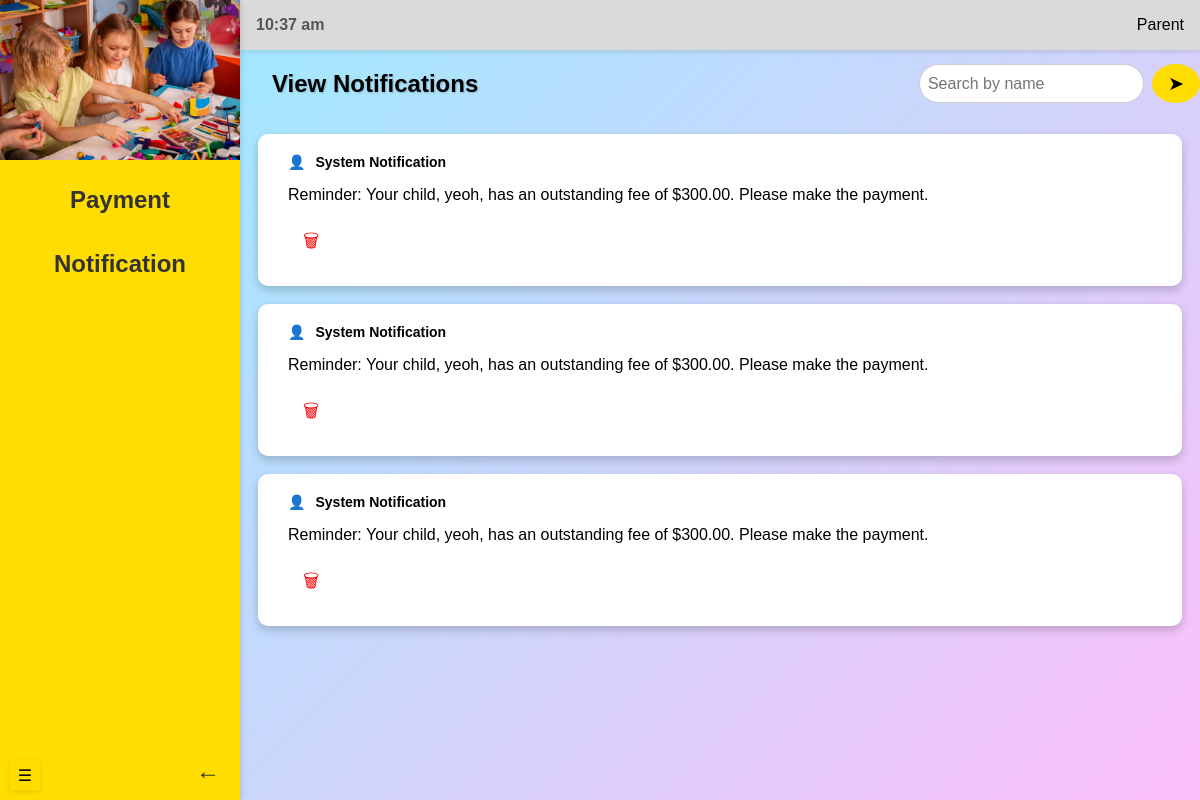
The page /parent/notification (signed in) on the database as committed earlier.
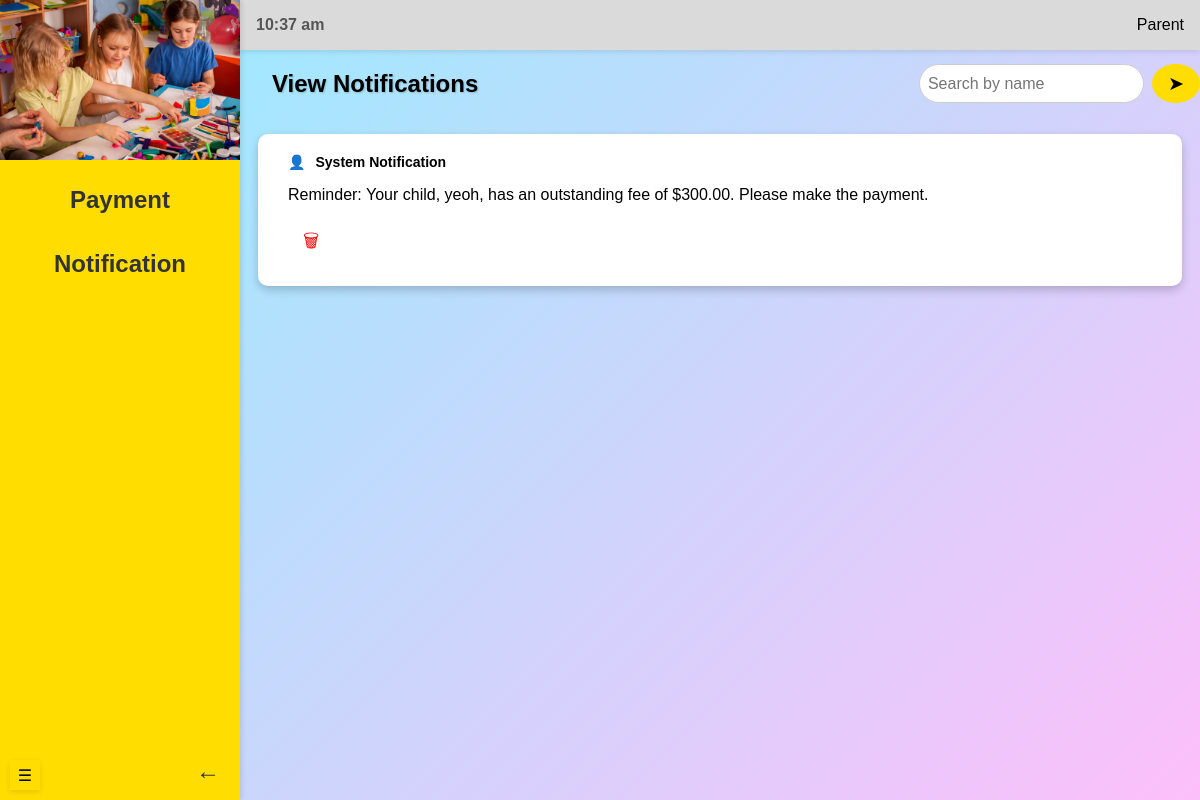
The same page on the database as committed later.
### models.py (models this page shows)
class Notification(db.Model):
    __tablename__ = 'notifications'
    id = db.Column(db.Integer, primary_key=True, autoincrement=True)
    user_id = db.Column(db.Integer, db.ForeignKey('users.id'), nullable=False)
    message = db.Column(db.String(255), nullable=False)

### routes/parent_routes.py (the view)
@parent_blueprint.route("/notification")
@login_required
def notification():
    notifications = Notification.query.filter_by(user_id=current_user.id).all()
    return render_template("notifications.html", notifications=notifications)

### app.py (called while the page is built)
@login_manager.user_loader
def load_user(user_id):
    return User.query.get(int(user_id))

### templates/notifications.html (shortened to what this page needs)
{% extends "parentBase.html" %}
{% block header %}
<link rel="stylesheet" href="{{ url_for('static', filename='notifications.css') }}">
{% endblock %}
{% block content %}
<section class="content">
    <div class="header-container">
        <h1>View Notifications</h1>
        <div class="search-bar">
            <input type="text" placeholder="Search by name">
            <button>&#x27A4;</button>
        </div>
    </div>
    {% if notifications %}
        {% for notification in notifications %}
        <div class="container">
            <div class="notification-header">
                <div class="sender">
                    &#128100; <strong>System Notification</strong>
                </div>
            </div>
            <p>{{ notification.message }}</p>
            <div class="notification-actions">
                <button class="delete-btn" data-id="{{ notification.id }}">&#128465;</button>
            </div>
        </div>
        <br>
        {% endfor %}
    {% else %}
        <p>No new notifications.</p>
    {% endif %}
</section>
{% endblock %}

Rows that differ between the two databases and show on the page:
removed Notification: message "Reminder: Your child, yeoh, has an outstanding fee of $300.00. Please make the payment."
removed Notification: message "Reminder: Your child, yeoh, has an outstanding fee of $300.00. Please make the payment."
